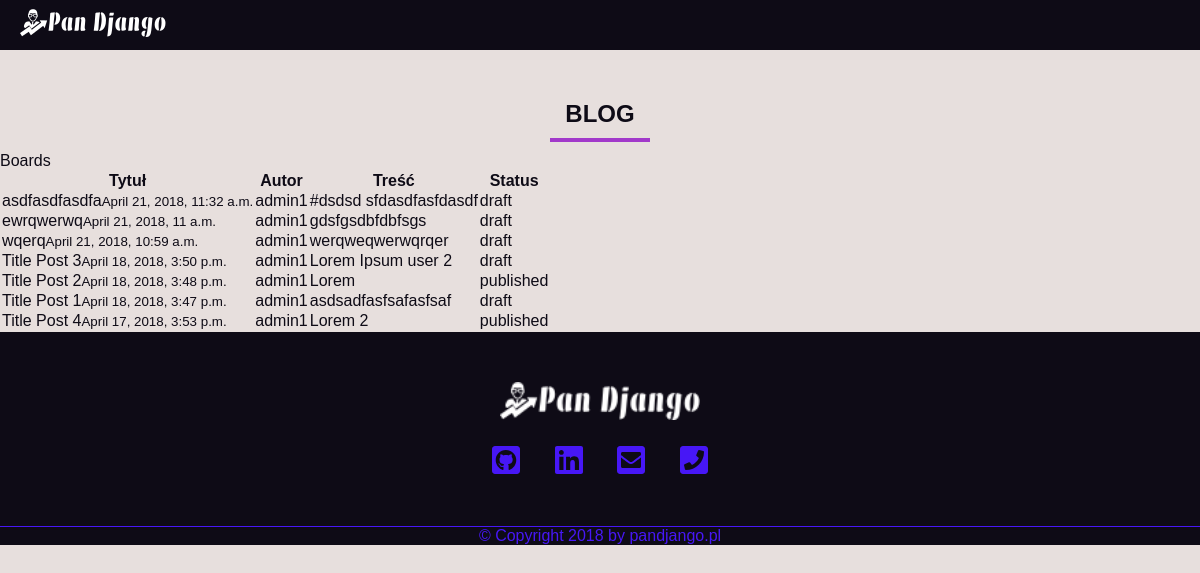
Screenshot of /blog/list with the database file from the repository.
### blog/models.py (models this page shows, shortened)
class BlogPost(models.Model):
    STATUS_CHOICES = (
        ('draft', 'Draft'),
        ('published', 'Published'),
    )
    title = models.CharField(max_length=250, verbose_name='Tytuł')
    slug = models.SlugField(max_length=250, unique_for_date='publish')
    author = models.ForeignKey(User, on_delete=models.CASCADE, related_name='blogposts', verbose_name='Autor')
    body = models.TextField(verbose_name='Treść')
    publish = models.DateTimeField(default=timezone.now, verbose_name='Data publikacji')
    created = models.DateTimeField(auto_now_add=True)
    updated = models.DateTimeField(auto_now=True)
    status = models.CharField(max_length=10, choices=STATUS_CHOICES, default='draft')
    class Meta:
        ordering = ('-publish',)
        verbose_name = 'Post'
        verbose_name_plural = 'Posty'

### blog/views.py (the view)
# urls.py: path('list', PostListView.as_view(), name='post_list'),
class PostListView(ListView):
    model = BlogPost
    context_object_name = 'posts'
    template_name = 'blogpost_list.html'

### blog/templates/blogpost_list.html
{% extends 'base_blog.html' %}
{% block title %}Blog{% endblock title %}
{% block content %}
    <div class="container">
      <ol class="breadcrumb my-4">
        <li class="breadcrumb-item active">Boards</li>
      </ol>
      <table class="table">
        <thead class="thead-inverse">
          <tr>
            <th>Tytuł</th>
            <th>Autor</th>
            <th>Treść</th>
            <th>Status</th>
          </tr>
        </thead>
        <tbody>
          {% for obj in posts %}
            <tr>
              <td>{{ obj.title }}<small class="text-muted d-block">{{ obj.publish }}</small></td>
                <td>{{ obj.author }}</td>
              <td >{{ obj.body }}</td>
              <td>{{ obj.status }}</td>
            </tr>
          {% endfor %}
        </tbody>
      </table>
    </div>
{% endblock content %}

### website/static/contact/main.css (style rules this page uses)
* { margin: 0; padding: 0; }
body { background: #e7dfdd; font-family: 'Mukta Mahee', sans-serif; color: #0e0b16; }

### rows the page displays
BlogPost: title "asdfasdfasdfa", publish "April 21, 2018, 11:32 a.m.", author "admin1", body "#dsdsd sfdasdfasfdasdf", status "draft"
BlogPost: title "ewrqwerwq", publish "April 21, 2018, 11 a.m.", author "admin1", body "gdsfgsdbfdbfsgs", status "draft"
BlogPost: title "wqerq", publish "April 21, 2018, 10:59 a.m.", author "admin1", body "werqweqwerwqrqer", status "draft"
BlogPost: title "Title Post 3", publish "April 18, 2018, 3:50 p.m.", author "admin1", body "Lorem Ipsum user 2", status "draft"
BlogPost: title "Title Post 2", publish "April 18, 2018, 3:48 p.m.", author "admin1", body "Lorem", status "published"
BlogPost: title "Title Post 1", publish "April 18, 2018, 3:47 p.m.", author "admin1", body "asdsadfasfsafasfsaf", status "draft"
BlogPost: title "Title Post 4", publish "April 17, 2018, 3:53 p.m.", author "admin1", body "Lorem 2", status "published"
